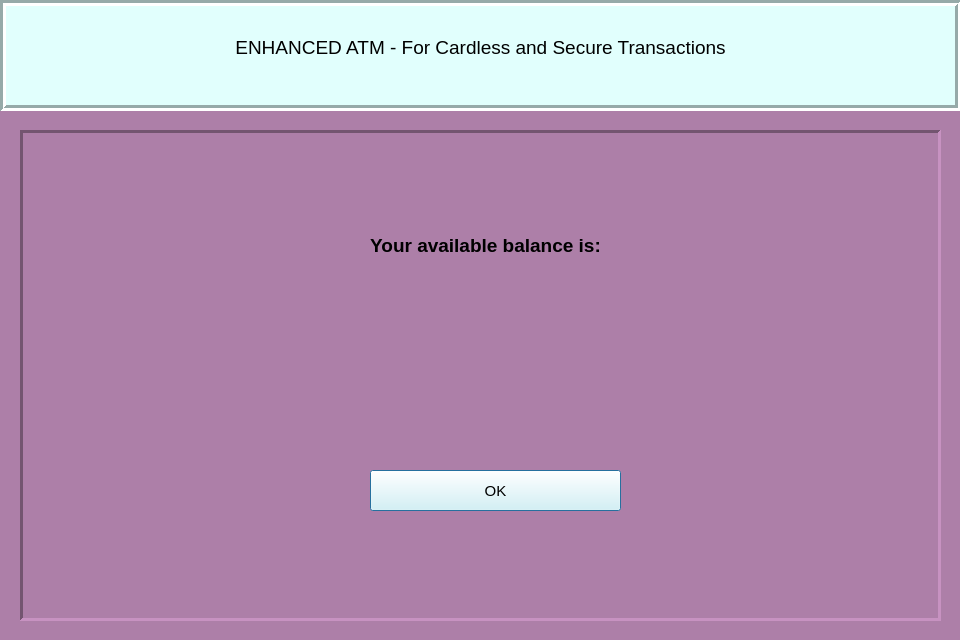
<?xml version="1.0" encoding="UTF-8"?>
<ui version="4.0">
 <class>balScrn</class>
 <widget class="QDialog" name="balScrn">
  <property name="geometry">
   <rect>
    <x>0</x>
    <y>0</y>
    <width>960</width>
    <height>640</height>
   </rect>
  </property>
  <property name="windowTitle">
   <string>Dialog</string>
  </property>
  <property name="styleSheet">
   <string notr="true">background-color: rgb(33, 170, 229);
background-color: rgb(173, 127, 168);</string>
  </property>
  <property name="modal">
   <bool>false</bool>
  </property>
  <widget class="QTextBrowser" name="topLabel">
   <property name="geometry">
    <rect>
     <x>0</x>
     <y>0</y>
     <width>961</width>
     <height>111</height>
    </rect>
   </property>
   <property name="styleSheet">
    <string notr="true">background-color: rgb(225, 255, 253);</string>
   </property>
   <property name="frameShape">
    <enum>QFrame::Box</enum>
   </property>
   <property name="frameShadow">
    <enum>QFrame::Sunken</enum>
   </property>
   <property name="lineWidth">
    <number>3</number>
   </property>
   <property name="html">
    <string>&lt;!DOCTYPE HTML PUBLIC &quot;-//W3C//DTD HTML 4.0//EN&quot; &quot;http://www.w3.org/TR/REC-html40/strict.dtd&quot;&gt;
&lt;html&gt;&lt;head&gt;&lt;meta name=&quot;qrichtext&quot; content=&quot;1&quot; /&gt;&lt;style type=&quot;text/css&quot;&gt;
p, li { white-space: pre-wrap; }
&lt;/style&gt;&lt;/head&gt;&lt;body style=&quot; font-family:'MS Shell Dlg 2'; font-size:7.8pt; font-weight:400; font-style:normal;&quot;&gt;
&lt;p align=&quot;center&quot; style=&quot;-qt-paragraph-type:empty; margin-top:0px; margin-bottom:0px; margin-left:0px; margin-right:0px; -qt-block-indent:0; text-indent:0px;&quot;&gt;&lt;br /&gt;&lt;/p&gt;
&lt;p align=&quot;center&quot; style=&quot;-qt-paragraph-type:empty; margin-top:0px; margin-bottom:0px; margin-left:0px; margin-right:0px; -qt-block-indent:0; text-indent:0px;&quot;&gt;&lt;br /&gt;&lt;/p&gt;
&lt;p align=&quot;center&quot; style=&quot; margin-top:0px; margin-bottom:0px; margin-left:0px; margin-right:0px; -qt-block-indent:0; text-indent:0px;&quot;&gt;&lt;span style=&quot; font-size:14pt; color:#000000;&quot;&gt;ENHANCED ATM - For Cardless and Secure Transactions&lt;/span&gt;&lt;/p&gt;&lt;/body&gt;&lt;/html&gt;</string>
   </property>
  </widget>
  <widget class="QLabel" name="QRframe">
   <property name="geometry">
    <rect>
     <x>20</x>
     <y>130</y>
     <width>921</width>
     <height>491</height>
    </rect>
   </property>
   <property name="frameShape">
    <enum>QFrame::Panel</enum>
   </property>
   <property name="frameShadow">
    <enum>QFrame::Sunken</enum>
   </property>
   <property name="lineWidth">
    <number>3</number>
   </property>
   <property name="text">
    <string/>
   </property>
  </widget>
  <widget class="QTextBrowser" name="textBrowser">
   <property name="geometry">
    <rect>
     <x>170</x>
     <y>230</y>
     <width>631</width>
     <height>41</height>
    </rect>
   </property>
   <property name="frameShape">
    <enum>QFrame::NoFrame</enum>
   </property>
   <property name="html">
    <string>&lt;!DOCTYPE HTML PUBLIC &quot;-//W3C//DTD HTML 4.0//EN&quot; &quot;http://www.w3.org/TR/REC-html40/strict.dtd&quot;&gt;
&lt;html&gt;&lt;head&gt;&lt;meta name=&quot;qrichtext&quot; content=&quot;1&quot; /&gt;&lt;style type=&quot;text/css&quot;&gt;
p, li { white-space: pre-wrap; }
&lt;/style&gt;&lt;/head&gt;&lt;body style=&quot; font-family:'MS Shell Dlg 2'; font-size:7.8pt; font-weight:400; font-style:normal;&quot;&gt;
&lt;p align=&quot;center&quot; style=&quot; margin-top:0px; margin-bottom:0px; margin-left:0px; margin-right:0px; -qt-block-indent:0; text-indent:0px;&quot;&gt;&lt;span style=&quot; font-size:14pt; font-weight:600;&quot;&gt;Your available balance is:&lt;/span&gt;&lt;/p&gt;&lt;/body&gt;&lt;/html&gt;</string>
   </property>
  </widget>
  <widget class="QPushButton" name="okBtn">
   <property name="geometry">
    <rect>
     <x>370</x>
     <y>470</y>
     <width>251</width>
     <height>41</height>
    </rect>
   </property>
   <property name="font">
    <font>
     <pointsize>11</pointsize>
     <weight>50</weight>
     <bold>false</bold>
    </font>
   </property>
   <property name="styleSheet">
    <string notr="true">background-color: rgb(224, 255, 253);</string>
   </property>
   <property name="text">
    <string>OK</string>
   </property>
  </widget>
  <widget class="QLabel" name="balDisp">
   <property name="geometry">
    <rect>
     <x>320</x>
     <y>330</y>
     <width>341</width>
     <height>61</height>
    </rect>
   </property>
   <property name="font">
    <font>
     <pointsize>13</pointsize>
     <weight>75</weight>
     <bold>true</bold>
    </font>
   </property>
   <property name="styleSheet">
    <string notr="true"/>
   </property>
   <property name="frameShape">
    <enum>QFrame::NoFrame</enum>
   </property>
   <property name="frameShadow">
    <enum>QFrame::Plain</enum>
   </property>
   <property name="text">
    <string/>
   </property>
  </widget>
 </widget>
 <resources/>
 <connections/>
</ui>
